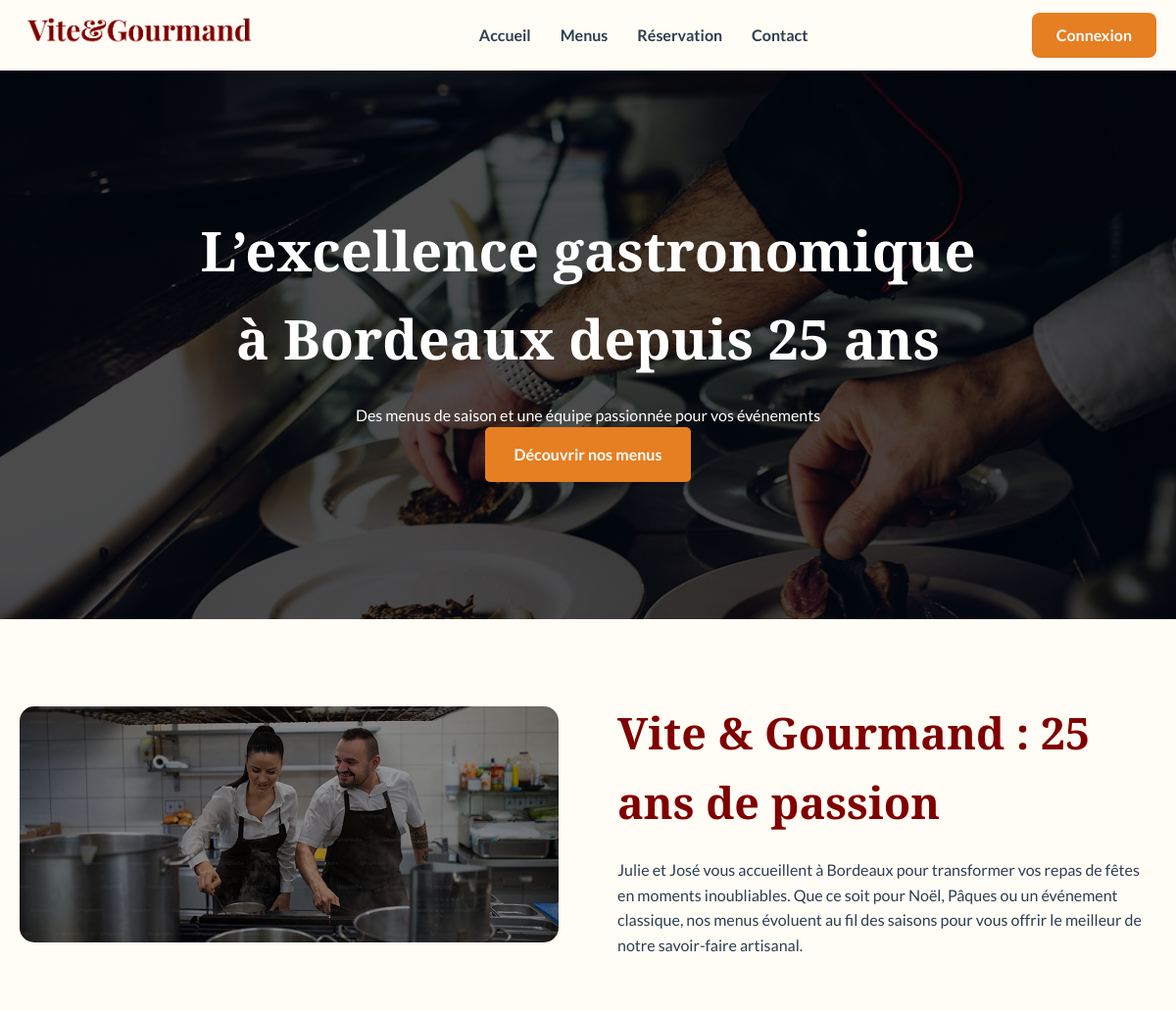
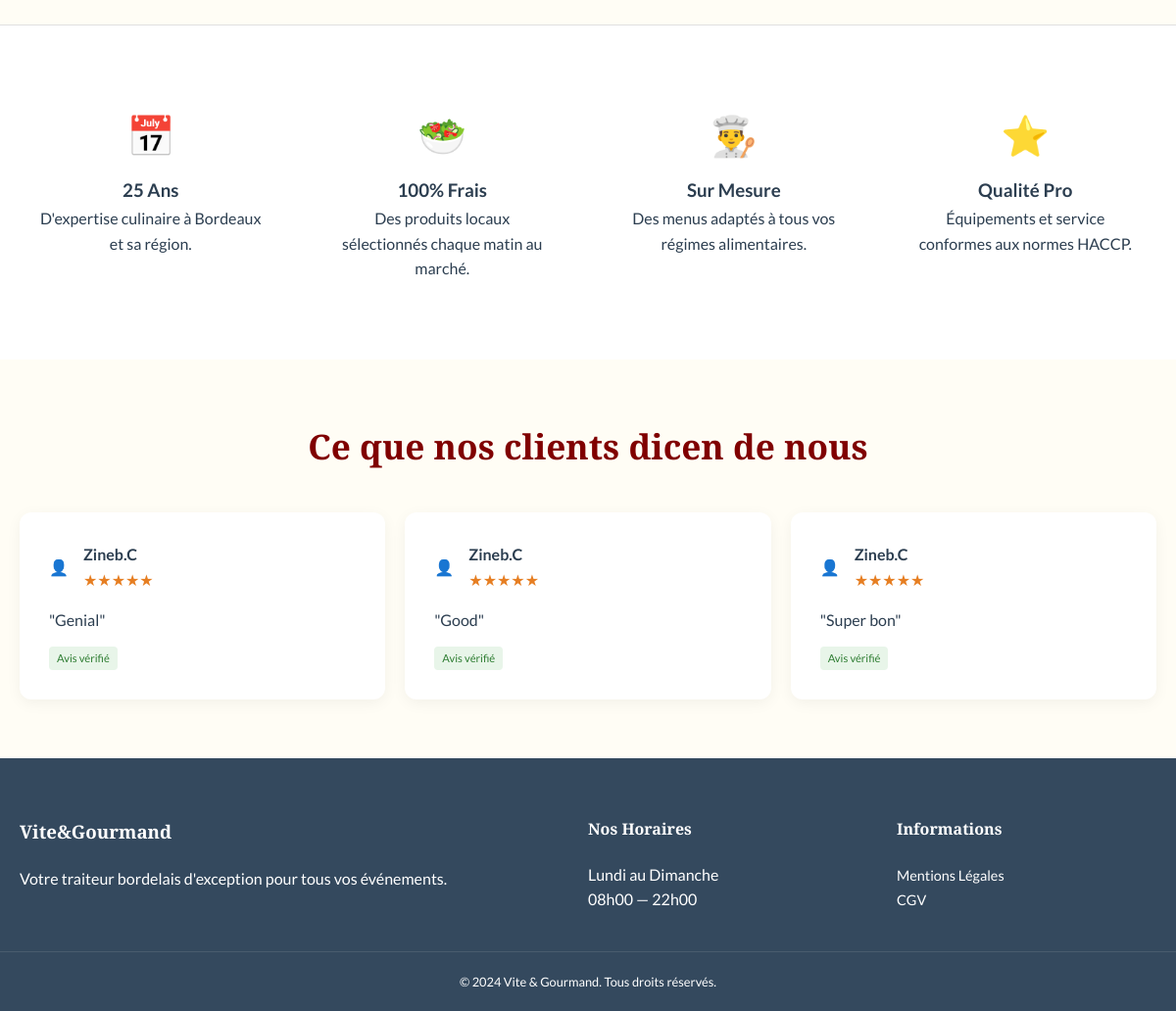
The page / on the database its author committed (2 pictures, top to bottom).
### tables this page shows
CREATE TABLE `avis` (
  `id` int(11) NOT NULL,
  `commande_id` int(11) NOT NULL,
  `nom_client` varchar(100) NOT NULL,
  `note` int(1) NOT NULL,
  `commentaire` text NOT NULL,
  `valide` tinyint(1) NOT NULL DEFAULT 0,
  `date_avis` timestamp NOT NULL DEFAULT current_timestamp()
);

### index.php (the view, shortened to what this page needs)
<?php
require_once('config.php');
$sql_avis = "SELECT * FROM avis WHERE valide = 1 ORDER BY id DESC LIMIT 3";
$result_avis = mysqli_query($conn, $sql_avis);
?>
<!DOCTYPE html>
<html lang="fr">
<head>
    <link rel="stylesheet" href="css/style.css">
</head>
<body>
<header class="main-header">
    <nav class="navbar">
        <div class="logo">
            <img src="assets/Logo.png" alt="Logo">
        </div>
<ul class="nav-links">
    <li><a href="index.php">Accueil</a></li>
    <li><a href="menus.php">Menus</a></li>
    <li><a href="reservation.php">Réservation</a></li>
    <li><a href="contact.php">Contact</a></li>
</ul>
        <div class="nav-auth">
            <?php if(isset($_SESSION['prenom'])): ?>
                <div class="user-control">
                    <a href="mon-compte.php" class="user-badge">
                        <?php echo htmlspecialchars($_SESSION['prenom']); ?>
                    </a>
                    <a href="deconnexion.php" class="logout-link">Déconnexion</a>
                </div>
            <?php else: ?>
                <a href="connexion.php" class="btn-connexion">Connexion</a>
            <?php endif; ?>
        </div>
    </nav>
</header>
<main>
    <section class="hero">
        <div class="hero-content">
            <h1>L’excellence gastronomique à Bordeaux depuis 25 ans</h1>
            <p>Des menus de saison et une équipe passionnée pour vos événements</p>
            <a href="menus.php" class="btn-orange">Découvrir nos menus</a>
        </div>
    </section>
    <section class="presentation">
        <div class="container presentation-flex">
            <div class="presentation-img">
                <img src="assets/julie et son gas.png" alt="Julie et José en cuisine">
            </div>
            <div class="presentation-text">
                <h2>Vite & Gourmand : 25 ans de passion</h2>
                <p>Julie et José vous accueillent à Bordeaux pour transformer vos repas de fêtes en moments inoubliables. Que ce soit pour Noël, Pâques ou un événement classique, nos menus évoluent au fil des saisons pour vous offrir le meilleur de notre savoir-faire artisanal.</p>
            </div>
        </div>
    </section>
    <section class="arguments">
        <div class="container">
            <div class="arguments-grid">
                <div class="arg-card">
                    <div class="arg-icon">📅</div>
                    <h3>25 Ans</h3>
                    <p>D'expertise culinaire à Bordeaux et sa région.</p>
                </div>
                <div class="arg-card">
                    <div class="arg-icon">🥗</div>
                    <h3>100% Frais</h3>
                    <p>Des produits locaux sélectionnés chaque matin au marché.</p>
                </div>
                <div class="arg-card">
                    <div class="arg-icon">👨‍🍳</div>
                    <h3>Sur Mesure</h3>
                    <p>Des menus adaptés à tous vos régimes alimentaires.</p>
                </div>
                <div class="arg-card">
                    <div class="arg-icon">⭐</div>
                    <h3>Qualité Pro</h3>
                    <p>Équipements et service conformes aux normes HACCP.</p>
                </div>
            </div>
        </div>
    </section>
    <section class="reviews">
        <div class="container">
            <h2 class="section-title">Ce que nos clients dicen de nous</h2>
            <div class="reviews-grid">
                <?php if ($result_avis && mysqli_num_rows($result_avis) > 0): ?>
                    <?php while($row_avis = mysqli_fetch_assoc($result_avis)): ?>
                        <div class="review-card">
                            <div class="review-header">
                                <span class="user-icon">👤</span>
                                <div class="user-info">
                                    <strong><?php echo htmlspecialchars($row_avis['nom_client']); ?></strong>
                                    <div class="stars">
                                        <?php
                                        $note = intval($row_avis['note']);
                                        for ($i = 1; $i <= 5; $i++) {
                                            echo ($i <= $note) ? '★' : '☆';
                                        }
                                        ?>
                                    </div>
                                </div>
                            </div>
                            <p>"<?php echo nl2br(htmlspecialchars($row_avis['commentaire'])); ?>"</p>
                            <span class="badge-verifie">Avis vérifié</span>
                        </div>
                    <?php endwhile; ?>
                <?php endif; ?>
            </div>
        </div>
    </section>
</main>
<footer class="main-footer">
    <div class="container footer-grid">
        <div class="footer-about">
            <h3>Vite&Gourmand</h3>
            <p>Votre traiteur bordelais d'exception pour tous vos événements.</p>
        </div>
        <div class="footer-hours">
            <h4>Nos Horaires</h4>
            <p>Lundi au Dimanche<br>08h00 — 22h00</p>
        </div>
        <div class="footer-links">
            <h4>Informations</h4>
            <ul>
                <li><a href="mentions-legales.php">Mentions Légales</a></li>
                <li><a href="cgv.php">CGV</a></li>
            </ul>
        </div>
    </div>
    <div class="footer-bottom">
        <p>© 2024 Vite & Gourmand. Tous droits réservés.</p>
    </div>
</footer>
</body>
</html>

### css/style.css (style rules this page uses)
:root { --bordeaux: #800000; --orange: #E67E22; --creme: #FFFDF5; --charbon: #2C3E50; --blanc: #FFFFFF; --gris-fond: #F9F9F9; --gris-clair: #E0E0E0; }
* { margin: 0; padding: 0; box-sizing: border-box; }
body { font-family: 'Lato', sans-serif; background-color: var(--creme); color: var(--charbon); line-height: 1.6; }
.container { max-width: 1200px; margin: 0 auto; padding: 0 20px; }
.main-header { background: var(--creme); padding: 10px 0; box-shadow: 0 2px 10px rgba(0,0,0,0.05); position: sticky; top: 0; z-index: 1000; width: 100%; }
.navbar { display: flex; justify-content: space-between; align-items: center; max-width: 1200px; margin: 0 auto; padding: 0 20px; }
.logo img { height: 45px; }
.nav-links { display: flex; list-style: none; gap: 30px; margin: 0; }
.nav-links a { text-decoration: none; color: var(--charbon); font-weight: bold; transition: 0.3s; }
.nav-auth { display: flex; align-items: center; min-width: 120px; justify-content: flex-end; }
.btn-connexion { background: var(--orange); color: white; padding: 10px 25px; border-radius: 8px; text-decoration: none; font-weight: bold; transition: 0.3s; }
.hero { height: 70vh; background: linear-gradient(rgba(0,0,0,0.5), rgba(0,0,0,0.5)), url('../assets/Hero.png') center/cover no-repeat; display: flex; align-items: center; justify-content: center; text-align: center; color: white; }
.hero-content h1 { font-family: 'Playfair Display', serif; font-size: 3.5rem; max-width: 800px; margin-bottom: 20px; }
.btn-orange { background: var(--orange); color: white; padding: 15px 30px; border-radius: 5px; text-decoration: none; font-weight: bold; display: inline-block; transition: 0.3s; }
.presentation { padding: 80px 0; }
.presentation-flex { display: flex; align-items: center; justify-content: space-between; gap: 60px; }
.presentation-img { flex: 1; max-width: 550px; }
.presentation-img img { width: 100%; border-radius: 15px; }
.presentation-text { flex: 1; }
.presentation-text h2 { font-family: 'Playfair Display', serif; color: var(--bordeaux); font-size: 2.8rem; margin-bottom: 20px; }
.arguments { padding: 60px 0; background-color: var(--blanc); border-top: 1px solid var(--gris-clair); }
.arguments-grid { display: grid; grid-template-columns: repeat(auto-fit, minmax(220px, 1fr)); gap: 30px; text-align: center; }
.arg-card { padding: 20px; transition: 0.3s; }
.arg-icon { font-size: 2.5rem; margin-bottom: 10px; }
.reviews { padding: 60px 0; text-align: center; }
.section-title { font-family: 'Playfair Display', serif; color: var(--bordeaux); font-size: 2.2rem; margin-bottom: 40px; }
.reviews-grid { display: grid; grid-template-columns: repeat(auto-fit, minmax(300px, 1fr)); gap: 20px; }
.review-card { background: white; padding: 30px; border-radius: 12px; box-shadow: 0 4px 15px rgba(0,0,0,0.05); text-align: left; position: relative; }
.review-header { display: flex; align-items: center; gap: 15px; margin-bottom: 15px; }
.stars { color: var(--orange); }
.badge-verifie { display: inline-block; margin-top: 15px; font-size: 0.7rem; background: #e8f5e9; color: #2e7d32; padding: 3px 8px; border-radius: 4px; }
.review-card { transition: all 0.4s cubic-bezier(0.175, 0.885, 0.32, 1.275); }
.main-footer { background: #34495E; color: white; padding: 60px 0 20px; }
.footer-grid { display: grid; grid-template-columns: 2fr 1fr 1fr; gap: 50px; margin-bottom: 40px; }
.footer-grid h3, .footer-grid h4 { margin-bottom: 20px; font-family: 'Playfair Display', serif; }
.footer-links ul { list-style: none; }
.footer-links a { color: white; text-decoration: none; font-size: 0.9rem; }
.footer-bottom { border-top: 1px solid rgba(255,255,255,0.1); padding-top: 20px; text-align: center; font-size: 0.8rem; }

### rows shown on the page
avis: nom_client "Zineb.C", commentaire "Genial"
avis: nom_client "Zineb.C", commentaire "Good"
avis: nom_client "Zineb.C", commentaire "Super bon"
